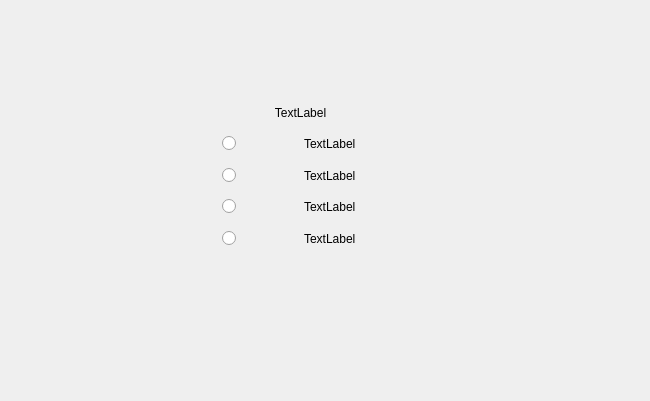
<?xml version="1.0" encoding="UTF-8"?>
<ui version="4.0">
 <class>Form</class>
 <widget class="QWidget" name="Form">
  <property name="geometry">
   <rect>
    <x>0</x>
    <y>0</y>
    <width>650</width>
    <height>401</height>
   </rect>
  </property>
  <property name="windowTitle">
   <string>Form</string>
  </property>
  <widget class="QWidget" name="verticalLayoutWidget">
   <property name="geometry">
    <rect>
     <x>160</x>
     <y>100</y>
     <width>281</width>
     <height>151</height>
    </rect>
   </property>
   <layout class="QVBoxLayout" name="verticalLayout">
    <item>
     <layout class="QHBoxLayout" name="questionLayout">
      <item>
       <widget class="QLabel" name="questionLabel">
        <property name="text">
         <string>TextLabel</string>
        </property>
        <property name="alignment">
         <set>Qt::AlignCenter</set>
        </property>
       </widget>
      </item>
     </layout>
    </item>
    <item>
     <layout class="QHBoxLayout" name="optionsLayout">
      <item alignment="Qt::AlignHCenter">
       <widget class="QRadioButton" name="optionRadio1">
        <property name="text">
         <string/>
        </property>
        <property name="checked">
         <bool>false</bool>
        </property>
        <property name="autoExclusive">
         <bool>true</bool>
        </property>
       </widget>
      </item>
      <item>
       <widget class="QLabel" name="optionLabel1">
        <property name="text">
         <string>TextLabel</string>
        </property>
       </widget>
      </item>
     </layout>
    </item>
    <item>
     <layout class="QHBoxLayout" name="optionsLayout_2">
      <item alignment="Qt::AlignHCenter">
       <widget class="QRadioButton" name="optionRadio2">
        <property name="text">
         <string/>
        </property>
       </widget>
      </item>
      <item>
       <widget class="QLabel" name="optionLabel2">
        <property name="text">
         <string>TextLabel</string>
        </property>
       </widget>
      </item>
     </layout>
    </item>
    <item>
     <layout class="QHBoxLayout" name="optionsLayout_3">
      <item alignment="Qt::AlignHCenter">
       <widget class="QRadioButton" name="optionRadio3">
        <property name="text">
         <string/>
        </property>
       </widget>
      </item>
      <item>
       <widget class="QLabel" name="optionLabel2_2">
        <property name="text">
         <string>TextLabel</string>
        </property>
       </widget>
      </item>
     </layout>
    </item>
    <item>
     <layout class="QHBoxLayout" name="optionsLayout_4">
      <item alignment="Qt::AlignHCenter">
       <widget class="QRadioButton" name="optionRadio4">
        <property name="text">
         <string/>
        </property>
       </widget>
      </item>
      <item>
       <widget class="QLabel" name="optionLabel4">
        <property name="text">
         <string>TextLabel</string>
        </property>
       </widget>
      </item>
     </layout>
    </item>
   </layout>
  </widget>
 </widget>
 <resources/>
 <connections/>
</ui>
